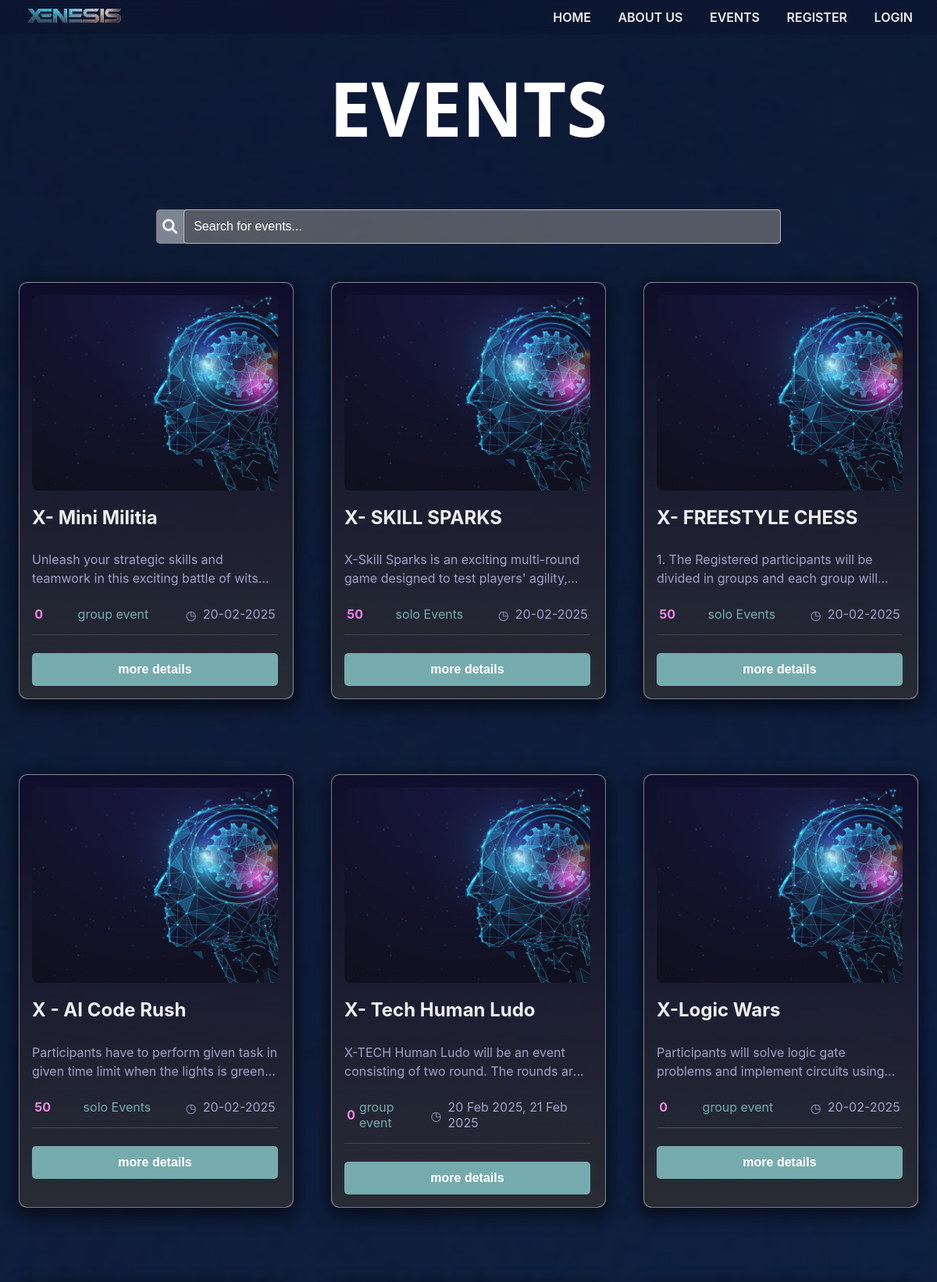
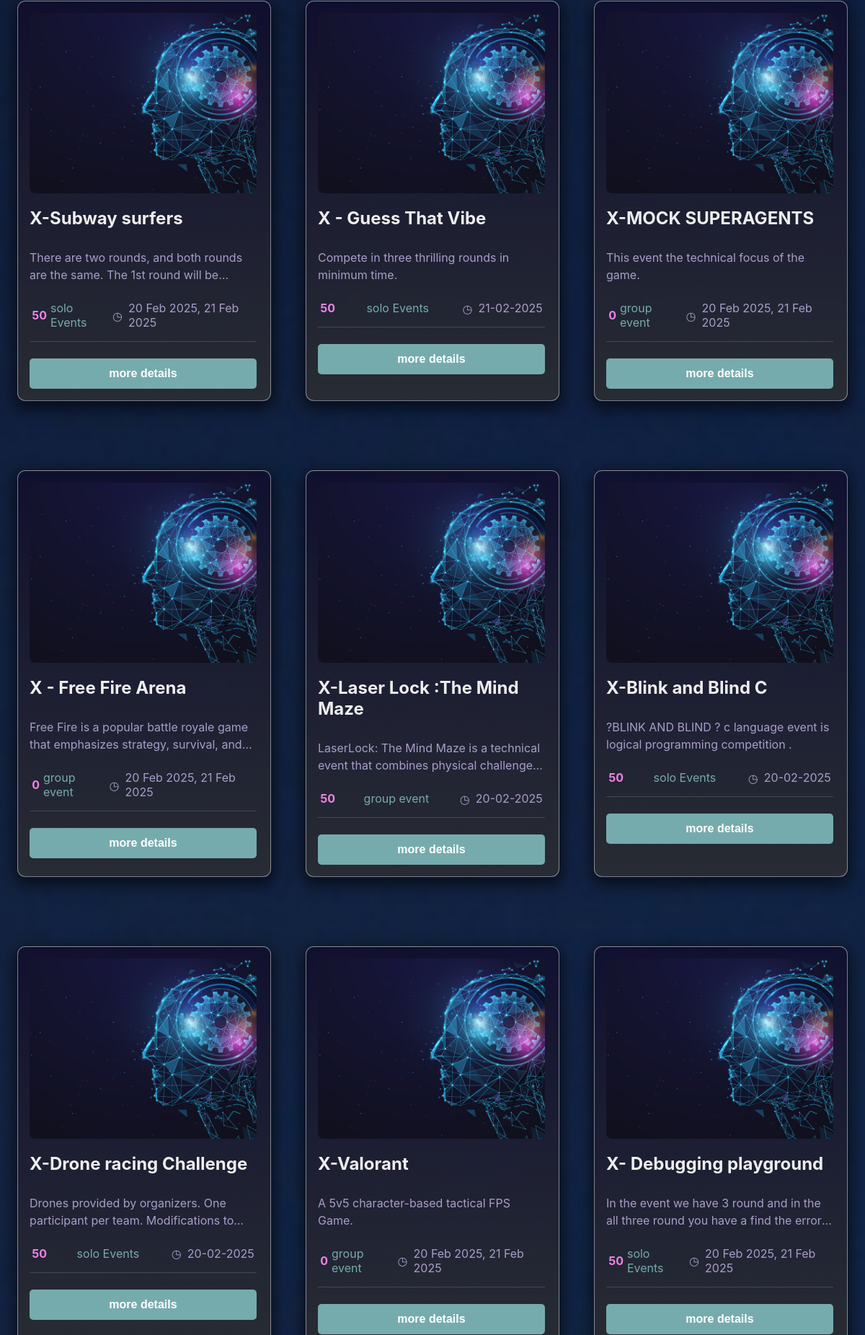
/event.php (upper part), run on the app's committed database (2 pictures, top to bottom).
### tables this page shows
CREATE TABLE `event_master` (
  `event_id` int(11) NOT NULL,
  `event_name` varchar(100) NOT NULL,
  `tagline` text NOT NULL,
  `department_id` int(11) NOT NULL,
  `team_name` varchar(100) NOT NULL,
  `event_leader_no` bigint(11) NOT NULL,
  `participation_price` int(11) NOT NULL,
  `participation_price_team` int(11) NOT NULL,
  `team_member_count` int(11) NOT NULL,
  `winner_price1` int(11) NOT NULL,
  `winner_price2` int(11) NOT NULL,
  `winner_price3` int(11) NOT NULL,
  `location` varchar(200) NOT NULL,
  `date` varchar(200) NOT NULL,
  `event_description` text NOT NULL,
  `rules` text NOT NULL,
  `round1_title` varchar(200) NOT NULL,
  `round1_description` text DEFAULT NULL,
  `round2_title` varchar(200) DEFAULT NULL,
  `round2_description` text DEFAULT NULL,
  `round3_title` varchar(200) DEFAULT NULL,
  `round3_description` text DEFAULT NULL,
  `round4_title` varchar(200) DEFAULT NULL,
  `round4_description` text DEFAULT NULL,
  `round5_title` varchar(200) DEFAULT NULL,
  `round5_description` text DEFAULT NULL,
  `images` varchar(254) NOT NULL,
  `image_path` text NOT NULL,
  `max_tickets` int(11) DEFAULT NULL,
  `category_id` int(11) NOT NULL,
  `is_status` int(11) NOT NULL DEFAULT 1
);

### event.php (the view, shortened to what this page needs)
<?php
  require 'includes/scripts/connection.php';
?>
<!DOCTYPE html>
<html lang="en">
  <head>
    <link
      rel="stylesheet"
      href="https://cdnjs.cloudflare.com/ajax/libs/font-awesome/6.0.0-beta3/css/all.min.css"
    />
  </head>
  <body>
      <?php
      if(isset($_SESSION['xenesis_logedin_user_id'])){
           if($user_role == 3){
                   ?>
     <div class="navbar" id="navbar">
      <div class="logo">
        <a href="index" style="font-size: 20px"><img src="./assets/img/Xenesis_big_logo.png" alt="" style="height: 18px;"></a>
      </div>
        <div class="nav-links" id="nav-links">
        <a href="index.php">HOME</a>
        <a href="aboutus.php">ABOUT US</a>
        <a href="event.php">EVENTS</a>
        <a href="#">PROFILE</a>
        <!-- <a href="sign-up">REGISTER</a>
        <a href="sign-in">LOGIN</a> -->
      </div>
      <?php
         }
        }else{?>
        <div class="navbar" id="navbar">
        <div class="logo">
        <a href="index" style="font-size: 20px"><img src="./assets/img/Xenesis_big_logo.png" alt="" style="height: 18px;"></a>
        </div>
    <div class="nav-links" id="nav-links">
      <a href="index.php">HOME</a>
      <a href="/">ABOUT US</a>
      <a href="event.php">EVENTS</a>
      <a href="sign-up.php">REGISTER</a>
      <a href="sign-in.php">LOGIN</a>
      </div>
<?php
        }
          ?>
    </div>
    <h1 class="title">EVENTS</h1>
    <div class="search-box">
      <i class="fas fa-search"></i>
      <input type="text" id="search" placeholder="Search for events..." />
    </div>
    <div class="nft-wrapper">
    <?php
  $sql = "SELECT * FROM `event_master` WHERE `is_status` =1";
  $result = mysqli_query($conn,$sql);
  function encryptId($id) {
    $key = "aryan5636";
    $iv = "1234567891011121";
    return base64_encode(openssl_encrypt($id, "AES-128-CTR", $key, 0, $iv));
}
  while($row = mysqli_fetch_assoc($result)){
?>
      <div class="nft">
        <div class="main">
          <img class="tokenImage" src="AI.jpg" alt="NFT" />
          <h2><?php echo $row['event_name'];?></h2>
          <p class="description">
            <?php echo $row['event_description']; ?>
          </p>
          <div class="tokenInfo">
            <div class="price">
              <p><?php echo $row['participation_price'];?></p>
            </div>
            <div class="etype">
              <p><?php
              if($row['team_member_count'] > 1){
                ?> group event <?php
              }else{
                ?> solo Events<?php
              }
              ?>
             </p>
            </div>
            <div class="duration">
              <ins>◷</ins>
              <p><?php echo $row['date'];?></p>
            </div>
          </div>
          <hr />
          <div>
            <?php
                $event_id = encryptId($row['event_id']);
            ?>
            <a href="eventdata?id= <?php echo $event_id?>">
            <button class="button">more details</button>
            </a>
          </div>
        </div>
      </div>
      <?php
      }
      ?>
    </div>
  </body>
</html>

### event.php (style rules this page uses)
body { margin: 0; font-family: -apple-system, BlinkMacSystemFont, "Segoe UI", "Roboto", "Oxygen", "Ubuntu", "Cantarell", "Fira Sans", "Droid Sans", "Helvetica Neue", sans-serif; -webkit-font-smoothing: antialiased; -moz-osx-font-smoothing: grayscale; color: #eee; user-select: none; padding-top: 8px; background: url("AI3.jpg") no-repeat center center fixed; background-size: cover; overflow: scroll; }
.navbar { width: 97%; position: fixed; padding: 10px 20px; margin-top: -8px; display: flex; justify-content: space-between; font-size: 16px; align-items: center; z-index: 1000; background-color: #0c0c273a; backdrop-filter: blur(12px); }
.navbar a { color: inherit; text-decoration: none; font-weight: 600; margin: 0 15px; transition: color 0.3s; }
h1.title { text-align: center; font-size: 6rem; color: transparent; background: white; -webkit-background-clip: text; background-clip: text; font-family: "Segoe UI", Tahoma, Geneva, Verdana, sans-serif; font-weight: bold; }
.nft-wrapper { display: flex; flex-wrap: wrap; justify-content: space-around; margin: 0; margin-top: 0px; }
.search-box { width: 80%; max-width: 800px; padding: 0px; margin: 1px auto; background-color: #eeeeee7f; border-radius: 5px; text-align: center; transition: background-color 0.3s ease; display: flex; align-items: center; color: #eee; }
.search-box i { color: #eee; font-size: 1.2rem; margin-right: 8px; margin-left: 8px; }
.search-box input::placeholder { color: white; }
.search-box input { width: 100%; padding: 12px; font-size: 1rem; border-radius: 5px; background: #31363f88; color: white; outline: none; transition: background-color 0.3s ease; border: 1px solid #eeeeeea3; }
button { width: 100%; padding: 12px; margin-top: 15px; background: #76abae; border: none; border-radius: 5px; font-size: 1rem; font-weight: 600; color: white; cursor: pointer; transition: all 0.3s ease; }
.description { display: -webkit-box; -webkit-line-clamp: 2; -webkit-box-orient: vertical; overflow: hidden; text-overflow: ellipsis; max-height: 3em; line-height: 1.5em; word-wrap: break-word; }

### data on the page
event_master: event_name "X- Mini Militia", event_description "Unleash your strategic skills and teamwork in this exciting battle of…", participation_price "0", team_member_count "group event", date "20-02-2025"
event_master: event_name "X- SKILL SPARKS", event_description "X-Skill Sparks is an exciting multi-round game designed to test players'…", participation_price "50", team_member_count "solo Events", date "20-02-2025"
event_master: event_name "X- FREESTYLE CHESS", event_description "1. The Registered participants will be divided in groups and each group…", participation_price "50", team_member_count "solo Events", date "20-02-2025"
event_master: event_name "X - AI Code Rush", event_description "Participants have to perform given task in given time limit when the lights is…", participation_price "50", team_member_count "solo Events", date "20-02-2025"
event_master: event_name "X- Tech Human Ludo", event_description "X-TECH Human Ludo will be an event consisting of two round. The rounds…", participation_price "0", team_member_count "group event", date "20 Feb 2025, 21 Feb 2025"
event_master: event_name "X-Logic Wars", event_description "Participants will solve logic gate problems and implement circuits…", participation_price "0", team_member_count "group event", date "20-02-2025"
event_master: event_name "X-Subway surfers", event_description "There are two rounds, and both rounds are the same. The 1st round will…", participation_price "50", team_member_count "solo Events", date "20 Feb 2025, 21 Feb 2025"
event_master: event_name "X - Guess That Vibe", event_description "Compete in three thrilling rounds in minimum time.", participation_price "50", team_member_count "solo Events", date "21-02-2025"
event_master: event_name "X-MOCK SUPERAGENTS", event_description "This event the technical focus of the game.", participation_price "0", team_member_count "group event", date "20 Feb 2025, 21 Feb 2025"
event_master: event_name "X - Free Fire Arena", event_description "Free Fire is a popular battle royale game that emphasizes strategy, survival,…", participation_price "0", team_member_count "group event", date "20 Feb 2025, 21 Feb 2025"
event_master: event_name "X-Laser Lock :The Mind Maze", event_description "LaserLock: The Mind Maze is a technical event that combines physical…", participation_price "50", team_member_count "group event", date "20-02-2025"
event_master: event_name "X-Blink and Blind C", event_description "?BLINK AND BLIND ? c language event is logical programming competition .", participation_price "50", team_member_count "solo Events", date "20-02-2025"
event_master: event_name "X-Drone racing Challenge", event_description "Drones provided by organizers. One participant per team. Modifications…", participation_price "50", team_member_count "solo Events", date "20-02-2025"
event_master: event_name "X-Valorant", event_description "A 5v5 character-based tactical FPS Game.", participation_price "0", team_member_count "group event", date "20 Feb 2025, 21 Feb 2025"
event_master: event_name "X- Debugging playground", event_description "In the event we have 3 round and in the all three round you have a find the…", participation_price "50", team_member_count "solo Events", date "20 Feb 2025, 21 Feb 2025"
